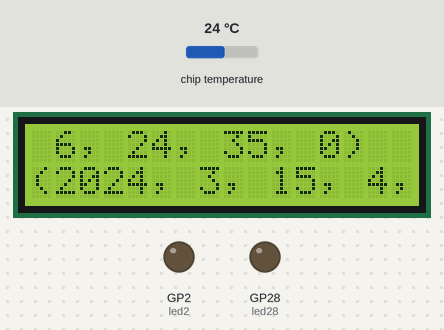
Bench run of a program on a simulated Raspberry Pi Pico running MicroPython. Shown: 16×2 character LCD, output pins drawn as LEDs (lit = HIGH). The inputs (shaded band) are chosen by the test bench; at power-on: chip temperature 24 °C. WiFi joins after 1.5 s; the clock reads 2024-03-15 10:24:30 at power-on unless the program sets it; library files of the repository ran but are not shown: lcd_api.py, i2c_lcd.py; what the program prints to the serial console is not drawn.

Above: at 5.1 s.
At 15.2 s:
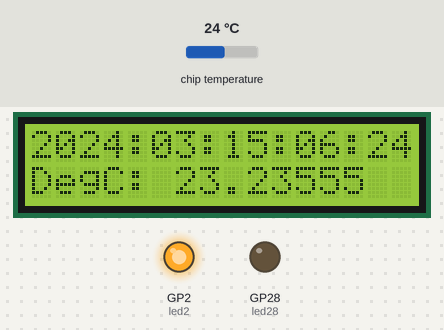
At 30.1 s:
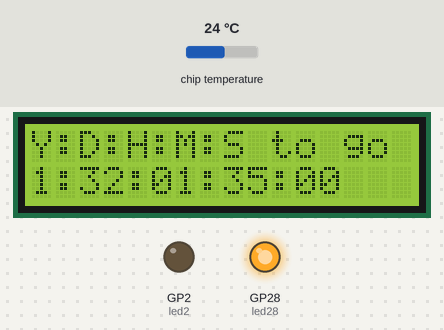
At 31.1 s:
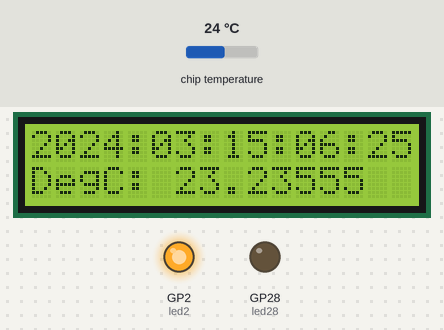
Timing chart, 0 to 32.6 s (numbered marks = the images above):
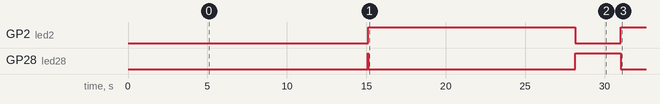

Measured:
- by itself, GP2 (led2): LOW → HIGH at 15.1 s, → LOW 13.0 s later, → HIGH 2.9 s later
- by itself, GP28 (led28): HIGH → LOW at 15.1 s, → HIGH 13.0 s later, → LOW 2.9 s later
- what the display in image 0 shows lasts 10.0 s, from 5.1 s to 15.1 s
- what the display in image 1 shows lasts 13.0 s, from 15.2 s to 28.2 s
- what the display in image 2 shows lasts 1.0 s, from 30.0 s to 31.0 s

The program:

RetireCountdownWithTemp-Pi_Pico_W_20250220-1.py
```python
# (licence header left out)
# thanks to --> https://peppe8o.com/using-i2c-lcd-display-with-raspberry-pi-pico-and-micropython/
# for ntp set time see --> https://gist.github.com/aallan/581ecf4dc92cd53e3a415b7c33a1147c
# see Breadboard layout photo at ---> https://photos.app.goo.gl/CSPPqWjCjzYWCRrRA

# requires and/or references these packages:
#  micropython_cpython_micropython
#  micropython_cpython_uzlib
#  micropython_gzip
#  micropython_zlib
#  picozero


import machine
import utime
import struct
from picozero import pico_temp_sensor
from machine import I2C
from machine import Pin, PWM
from lcd_api import (
    LcdApi,
)  # load https://peppe8o.com/download/micropython/LCD/lcd_api.py on device
from i2c_lcd import (
    I2cLcd,
)  # load https://peppe8o.com/download/micropython/LCD/i2c_lcd.py on device

import network
import socket
import urequests, json
import struct

import time

from machine import Pin, I2C

from picozero import LED

NTP_DELTA = (
    2208988800 + 14400
)  # delta (offset) between NTP epoch and Pi Pico epic for US Eastern Time (UTC - 4)
host = "pool.ntp.org"  # ntp server


def set_time():
    NTP_QUERY = bytearray(48)
    NTP_QUERY[0] = 0x1B
    addr = socket.getaddrinfo(host, 123)[0][-1]
    s = socket.socket(socket.AF_INET, socket.SOCK_DGRAM)
    try:
        s.settimeout(1)
        res = s.sendto(NTP_QUERY, addr)
        msg = s.recv(48)
    finally:
        s.close()
    val = struct.unpack("!I", msg[40:44])[0]
    t = val - NTP_DELTA
    tm = time.gmtime(t)
    machine.RTC().datetime(
        (tm[0], tm[1], tm[2], tm[6] + 1, tm[3], tm[4], tm[5], 0)
    )  # set the RTC based on NTP server


rtc = machine.RTC()
wlan = network.WLAN(network.STA_IF)  # connect to local Wi-Fi router
wlan.active(True)
wlan.connect(
    "SSID", "password"
)  # SSID and password of local Wi-Fi router
time.sleep(5)
print("Connected to internet status:")
print(wlan.isconnected())  # Verify connected to Wi-Fi router

print(wlan.ifconfig())  # print config
print(wlan.config("mac"))  # print MAC address
print(wlan.config("ssid"))  # print MAC address
print(wlan.config("txpower"))  # print ytansmit power


###

set_time()
print(time.localtime())

###


I2C_ADDR = 0x27
I2C_NUM_ROWS = 2
I2C_NUM_COLS = 16

i2c = I2C(0, sda=machine.Pin(0), scl=machine.Pin(1), freq=400000)
lcd = I2cLcd(i2c, I2C_ADDR, I2C_NUM_ROWS, I2C_NUM_COLS)
lcd.clear()

# using : https://www.epochconverter.com/

retire = 1744804800 - 14400  # Wednesday, April 16, 2025 8:00:20 AM GMT-04:00 DST
#retire = 0   # test to go through timeout logic

now = rtc.datetime()  # current Epoch time UTC for Thonny 3.3.3 and earlier

rtc = machine.RTC()
print(rtc.datetime())  # Print the current time for reference
print(now)  # Print the current Epoch time

t = rtc.datetime()
t_string = "{:02d}:{:02d}:{:02d}:{:02d}:{:02d}".format(t[0], t[1], t[2], t[4], t[5])
print(t_string)

lcd.move_to(0, 1)  # to show current Epoch time
lcd.putstr(str(now))
utime.sleep(10)
lcd.clear()
led28 = Pin(28, Pin.OUT)  # external led (red)
led2 = Pin(2, Pin.OUT)  # external led (yellow)

tempC = 0.00
tempF = 0.00

led2.low()
led28.high()
toggle_minutes = 0
minutes = 0

sensor_temp = machine.ADC(4)
conversion_factor = 3.3 / (65535)

while True:

    if toggle_minutes != minutes:  # perform once a minute
        led2.high()

        led28.low()
        toggle_minutes = minutes

        reading = sensor_temp.read_u16() * conversion_factor
        # tempC = round(27 - (reading - 0.706) / 0.001721, 2)

        tempC = (
            pico_temp_sensor.temp - 1
        )  # or, try this library, calibrate by 1 degC for error

        tempF = round(((tempC * 9 / 5) + 32), 2)
        print("Temp Deg C: ", tempC, " Temp Deg F: ", tempF)

        lcd.clear()
        t = rtc.datetime()

        t_string = "{:02d}:{:02d}:{:02d}:{:02d}:{:02d}".format(
            t[0], t[1], t[2], t[4], t[5]
        )
        lcd.putstr(t_string)

        lcd.move_to(0, 1)
        lcd.putstr("DegC: ")
        lcd.putstr(str(tempC))
        utime.sleep_ms(
            13000
        )  # for 13 seconds, display current temp, then continue with countdown

        led2.low()
        led28.high()

        lcd.clear()
        lcd.putstr("Y:D:H:M:S to go")

    lcd.move_to(0, 1)

    now = utime.time()  # current Epoch time

    countdown = retire - now  # Epoch seconds until retirement

    ## check to see if it's time to Retire

    if countdown <= 0:
        lcd.clear()

        lcd.putstr(" Time to Retire")
        lcd.move_to(0, 1)
        lcd.putstr("    Enjoy!")

        led2.high()

        led28.high()

        for i in range(864000000):
            # Notify the great event!
            lcd.backlight_on()
            led2.toggle()
            led28.toggle()
            utime.sleep_ms(500)
            lcd.backlight_off()
            led2.toggle()
            led28.toggle()
            utime.sleep_ms(500)

        break  # all done!

    days = countdown / (24 * 3600)  # full number of days to go

    years = int(days / 365)  # full number of years to go

    lcd.putstr(str(years))
    lcd.putstr(":")

    days1 = int(days - (365 * years))  # remaining whole days

    lcd.putstr(str(days1))
    lcd.putstr(":")

    countdown1 = countdown % (24 * 3600)

    hours = int(countdown1 / 3600)  # remaining whole hours

    if hours < 10:
        lcd.putstr("0")

    lcd.putstr(str(hours))
    lcd.putstr(":")

    countdown1 %= 3600

    minutes = int(countdown1 / 60)  # remaing whole minutes

    if minutes < 10:
        lcd.putstr("0")

    lcd.putstr(str(minutes))
    lcd.putstr(":")

    countdown1 %= 60  # remaining whole seonds

    seconds = countdown1

    if seconds < 10:
        lcd.putstr("0")

    lcd.putstr(str(seconds))
    lcd.putstr("  ")
```
